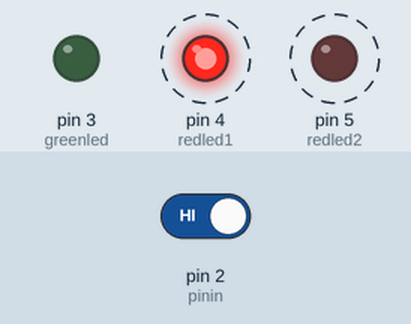
Recording of a sketch running on a simulated Arduino Uno, built with avr-gcc and run on an emulated ATmega328P. Parts: output pins drawn as LEDs (lit = HIGH). Dashed ring = blinking. The inputs (shaded band) are chosen by the test bench; at power-on: pin 2 (pinin) HIGH.

Above: at 1.8 s.
1.9 s: pin 2 (pinin) driven LOW
At 3.2 s:
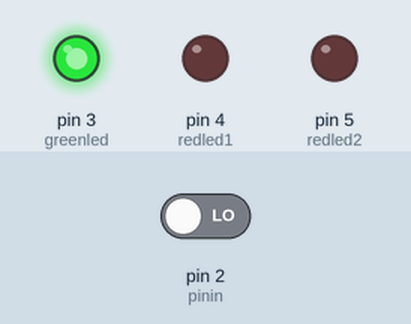
3.5 s: pin 2 (pinin) driven HIGH
At 3.62 s:
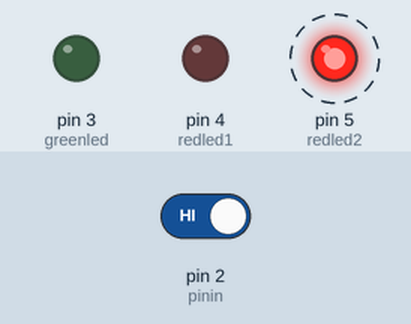
Timing chart, 0 to 12.5 s (numbered marks = the images above; inputs shaded):
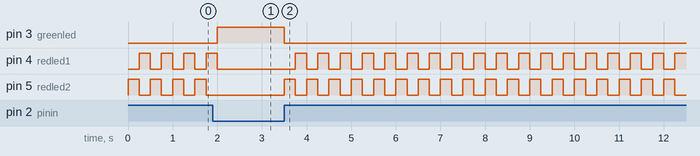

Measured:
- after the input at 1.9 s, pin 3 (greenled): LOW → HIGH after 0.10 s; pin 4 (redled1): goes on until 2.0 s, then stays LOW; pin 5 (redled2): stops changing and stays LOW
- after the input at 3.5 s, pin 3 (greenled): HIGH → LOW at once; pin 4 (redled1): alternates HIGH for 0.25 s and LOW for 0.25 s, starting after 0.25 s; pin 5 (redled2): alternates HIGH for 0.25 s and LOW for 0.25 s, starting at once
- by itself, pin 4 (redled1), pin 5 (redled2): alternates HIGH for 0.25 s and LOW for 0.25 s

The sketch:

led_blinking_stuff.ino
```cpp
/*
  Arduino Starter Kit example
  Project 2 - Spaceship Interface

  This sketch is written to accompany Project 2 in the Arduino Starter Kit

  Parts required:
  - one green LED
  - two red LEDs
  - pushbutton
  - 10 kilohm resistor
  - three 220 ohm resistors

  created 13 Sep 2012
  by Scott Fitzgerald

  http://www.arduino.cc/starterKit

  This example code is part of the public domain.
*/

// Create a global variable to hold the state of the switch. This variable is
// persistent throughout the program. Whenever you refer to switchState, you’re
// talking about the number it holds
int switchstate = 0;
const int greenled= 3;
const int redled1 = 4;
const int redled2 = 5;
const int pinin = 2;
int delaytime = 250;

void setup() {
  // declare the LED pins as outputs
  pinMode(greenled, OUTPUT);
  pinMode(redled1, OUTPUT);
  pinMode(redled2, OUTPUT);

  // declare the switch pin as an input
  pinMode(pinin, INPUT);
}

void loop() {

  // read the value of the switch
  // digitalRead() checks to see if there is voltage on the pin or not
  switchstate = digitalRead(pinin);

  // if the button is not pressed turn on the green LED and off the red LEDs
  if (switchstate == LOW) {
    digitalWrite(greenled, HIGH); // turn the green LED on pin 3 on
    digitalWrite(redled1, LOW);  // turn the red LED on pin 4 off
    digitalWrite(redled2, LOW);  // turn the red LED on pin 5 off
  }
  // this else is part of the above if() statement.
  // if the switch is not LOW (the button is pressed) turn off the green LED and
  // blink alternatively the red LEDs
  else {
    digitalWrite(greenled, LOW);  // turn the green LED on pin 3 off
    digitalWrite(redled1, LOW);  // turn the red LED on pin 4 off
    digitalWrite(redled2, HIGH); // turn the red LED on pin 5 on
    // wait for a quarter second before changing the light
    delay(delaytime);
    digitalWrite(redled1, HIGH); // turn the red LED on pin 4 on
    digitalWrite(redled2, LOW);  // turn the red LED on pin 5 off
    // wait for a quarter second before changing the light
    delay(delaytime);
  }
}
```
